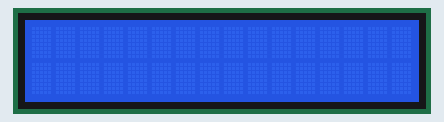
Bench run of a sketch on a simulated Arduino Uno, built with avr-gcc and run on an emulated ATmega328P. Shown: 16×2 character LCD.

Above: at 0.1 s.
At 17.3 s:
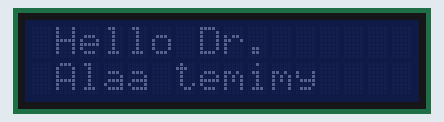
At 33.4 s:
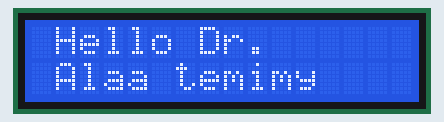

The sketch:

Liquid_Crystal_LCD_16_x_2.ino
```cpp
// Liquid Crystal 16 x 2 Display

/*
  Printing messages using LCD 16x2

  Tools : LCD 16x2

  Connections :
               - LCD Pin GND - GND -
               - LCD Pin VCC - 5 volt -
               - LCD Pin SDA - A4 -
               - LCD Pin SCL - A5 -

  Note: Allways check carfully the wires, devices and sensors
      connections before connect the Arduino to the computer

  created by DR. Alaa Temimy
               19 Feb. 2021
*/

#include <Wire.h> // Define code library
#include <LiquidCrystal_I2C.h> // Define code library

LiquidCrystal_I2C lcd(0x27, 16, 2); // Define lcd parameters

void setup() {
  Wire.begin(); // Initialize code library
  lcd.begin(16, 2); // Initialize lcd : number of columns x number of rows
  lcd.backlight(); // Initialize backlight to be on
  lcd.setCursor(0, 0); // Initialize cursor location
}

void loop() {
  lcd.backlight();  // turn back light on ... blinking of lcd
  delay(1000);
  lcd.setCursor(0, 0); // at the egining of first row
  lcd.print(" Hello Dr.");
  lcd.setCursor(0, 1); // at the begining of first row
  lcd.print(" Alaa temimy ");
  delay(1000);
  lcd.noBacklight(); // turn back light off ... blinking of lcd
  delay(1000);
}
```

Measured:
- by itself, everything shown: repeats every 33.3 s, in 22 steps
- what the display in image 1 shows lasts 1.0 s, from 17.2 s to 18.2 s
- what the display in image 2 shows lasts 2.1 s, from 33.3 s to 35.4 s
